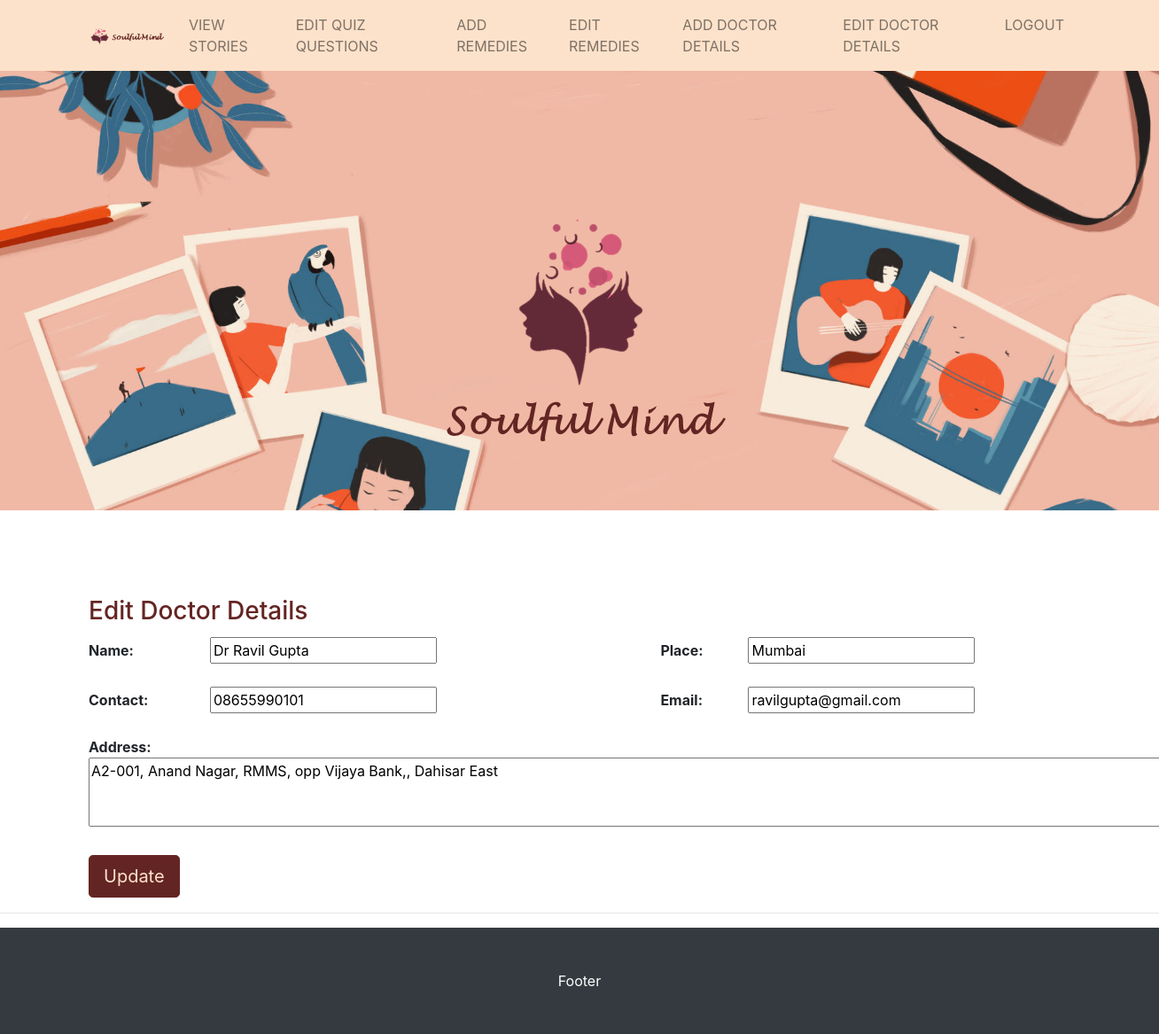
Screenshot of /admineditdoctor.php?id=4 (signed in) with the database file from the repository.
### tables this page shows
CREATE TABLE `doctor` (
  `id` int(11) NOT NULL,
  `name` varchar(25) NOT NULL,
  `address` varchar(100) NOT NULL,
  `gmail` varchar(50) NOT NULL,
  `contact` varchar(20) NOT NULL,
  `place` varchar(25) NOT NULL
);

### admineditdoctor.php (the view, shortened to what this page needs)
<?php
require('connect.php');
$id=$_REQUEST['id'];
$query = "SELECT * from doctor where id='".$id."'";
$result = mysqli_query($con, $query) or die(mysqli_error($con));
$row = mysqli_fetch_assoc($result);
?>
<!DOCTYPE html>
<html lang="en">
<head>
  <link href="vendor/bootstrap/css/bootstrap.min.css" rel="stylesheet">
  <link href="css/customcss.css" rel="stylesheet">
</head>
<body>
  <nav class="navbar fixed-top navbar-expand-lg navbar-light navbar-style navbar-custom fixed-top">
    <div class="container">
      <a class="navbar-brand" href="adminpage.php"><img src="logo_nav1.png"></a>
      <div class="collapse navbar-collapse" id="navbarResponsive">
        <ul class="navbar-nav ml-auto">
        <li class="navbar-item custom3">
            <a class="nav-link " href="viewstories.php">View Stories</a>
          </li>
        <li class="navbar-item custom3">
            <a class="nav-link" href="viewquiz.php">Edit Quiz Questions</a>
          </li>
          <li class="navbar-item custom3">
            <a class="nav-link " href="adminaddremedies.php">Add Remedies</a>
          </li>
          <li class="navbar-item custom3">
            <a class="nav-link" href="viewremedies.php">Edit Remedies</a>
          </li>
          <li class="navbar-item custom3">
            <a class="nav-link" href="adminadddoctors.php">Add Doctor Details</a>
          </li>
          <li class="navbar-item custom3">
            <a class="nav-link" href="viewdoctors.php">Edit Doctor Details</a>
          </li>
          <li class="navbar-item custom3">
            <a class="nav-link" href="adminlogin.php">Logout</a>
          </li>
        </ul>
      </div>
    </div>
  </nav>
  <header>
    <div id="carouselExampleIndicators" class="carousel slide" data-ride="carousel">
      <div class="carousel-inner" role="listbox">
        <div class="carousel-item active" style="background-image: url('backimage.jpg')">
          <div class="carousel-caption d-none d-md-block">
            <h3><img class="img-fluid rounded" src="logo.png" alt=""></h3>
          </div>
        </div>
      </div>
    </div>
  </header>
  <br/>
  <?php
if(isset($_POST['new']) && $_POST['new']==1)
{
$id=$_REQUEST['id'];
$name=$_REQUEST['name'];
$address=$_REQUEST['address'];
$gmail=$_REQUEST['gmail'];
$contact=$_REQUEST['contact'];
$place=$_REQUEST['place'];
$submittedby = $_SESSION["username"];
$update="update doctor set name ='".$name."', address ='".$address."', gmail ='".$gmail."', contact ='".$contact."', place ='".$place."' where id='".$id."'";
mysqli_query($con, $update) or die(mysqli_error($con));
echo '<script>alert("Details Updated successfully");';
echo 'window.location.href = "viewdoctors.php";';
echo'</script>';
}else {
?>
<br/><br/><br/>
<center>
<div class="container">
<form name="new" action="" method="post" enctype='multipart/form-data'>
<table  width="100%" style="border-collapse:collapse; padding:10px;">
    <tr>
        <td colspan="4"><h3 style="color:rgb(99, 37, 35)">Edit Doctor Details</h3></td>
    </tr>
    <tr>
        <td>
        </td>
    </tr>
    <tr>
        <td><b>Name: </b><br/><br/></td>
        <td><input type="text" name="name" placeholder="Name" value="<?php echo $row['name'];?>"/><br/><br/></td>
        <td><b>Place: </b><br/><br/></td>
        <td><input type="text" name="place" placeholder="Place" value="<?php echo $row['place'];?>"/><br/><br/></td>
    </tr>
    <tr>
        <td><b>Contact: </b><br/><br/></td>
        <td><input type="text" name="contact" placeholder="Contact" value="<?php echo $row['contact'];?>" pattern="[0-9]+" title="Only enter numbers"/><br/><br/></td>
        <td><b>Email: </b><br/><br/></td>
        <td><input type="email" name="gmail" placeholder="Email" value="<?php echo $row['gmail'];?>" /><br/><br/></td>
    </tr>
    <tr>
        <td colspan="4"><b>Address:</b><br><textarea type="text" name="address" placeholder="Address" rows="3" cols="120"><?php echo $row['address'];?></textarea><br/><br/></td>
    </tr>
    <tr>
        <td colspan="4">
        <input class="btn btn-lg  btn-custom" name="submit" type="submit" value="Update" />
        </td>
    </tr>
</table>
</form>
</div>
</center>
<?php } ?>
<hr>
<footer class="py-5 bg-dark">
    <div class="container">
      <p class="m-0 text-center text-white">Footer</p>
    </div>
  </footer>
</body>
</html>

### css/customcss.css (style rules this page uses)
body { padding-top: 56px; }
li { color:rgb(99, 37, 35); }
.carousel-item { height: 65vh; min-height: 300px; background: no-repeat center center scroll; -webkit-background-size: cover; -moz-background-size: cover; -o-background-size: cover; background-size: cover; }
.navbar-custom { background-color: rgb(253, 226, 203); }
.navbar-style { background-color: rgb(253, 226, 203); text-transform: uppercase; color:rgb(99, 37, 35); }
.btn-custom { background:rgb(99, 37, 35); color:rgb(253, 226, 203); border: 1px solid rgb(99, 37, 35); }

### rows the page displays
doctor: name "Dr Ravil Gupta", place "Mumbai", contact "08655990101", gmail "ravilgupta@gmail.com", address "A2-001, Anand Nagar, RMMS, opp Vijaya Bank,, Dahisar East"
